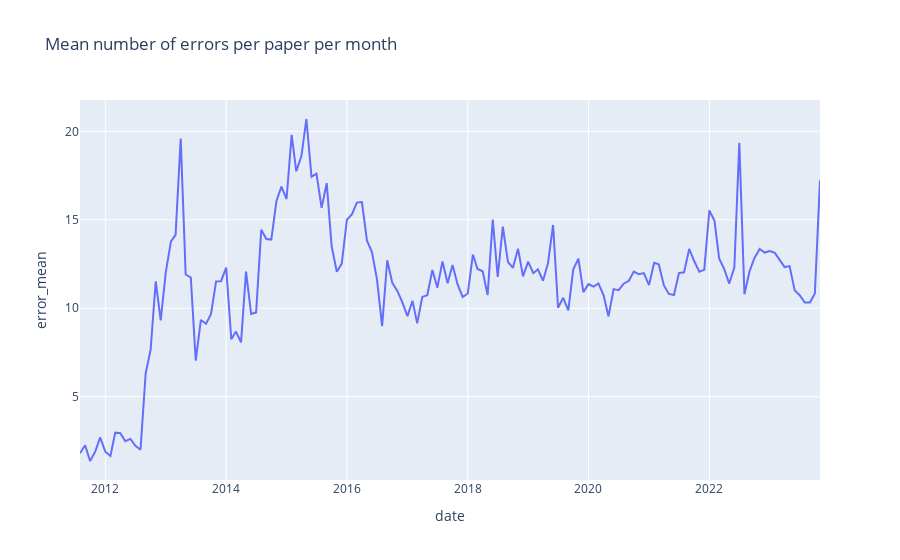
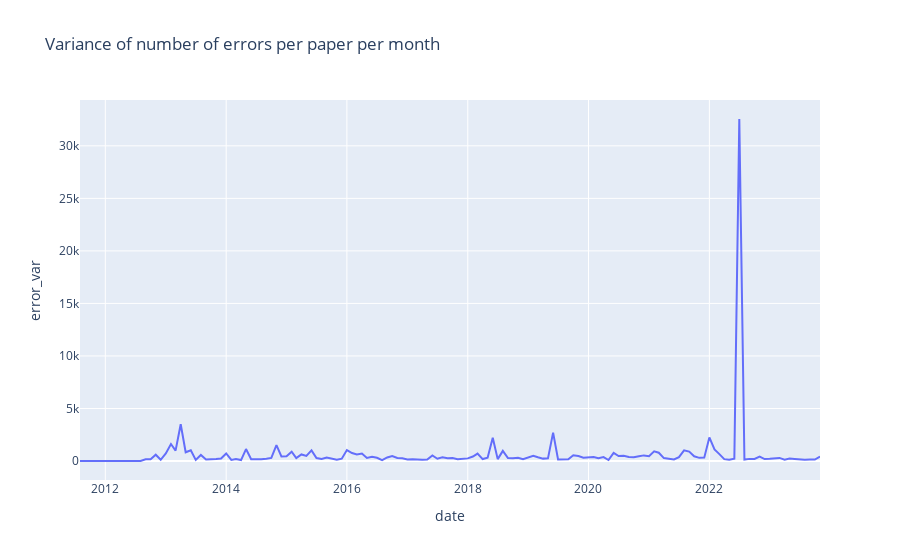

The cell these charts' notebook holds for them, in order:
### Code cell
df = pd.read_csv("news/news_errors.csv")
# group the papers based on year and month and compute both the mean and the variance for num_errors
agg_df = (
    df.groupby(["year", "month"]).agg({"num_errors": ["mean", "var"]}).reset_index()
)
# make the columns just year, month, error_mean, error_var
agg_df.columns = ["year", "month", "error_mean", "error_var"]
agg_df.dropna(inplace=True)
agg_df.set_index(["year", "month"], inplace=True)
agg_df.sort_index(inplace=True)
# make a date column using the year and month columns
agg_df["date"] = pd.to_datetime(
    agg_df.index.to_flat_index().map(lambda x: f"{x[0]}-{x[1]}")
)
# draw the plot, one for the mean and one for the variance using plotly
fig = px.line(
    agg_df, x="date", y="error_mean", title="Mean number of errors per paper per month"
)
fig.show()

fig = px.line(
    agg_df,
    x="date",
    y="error_var",
    title="Variance of number of errors per paper per month",
)
fig.show()

### Figure 1 — Plotly figure (JSON) as saved in the notebook; plotly's stock layout.template omitted (floating-point values rounded to 4 significant figures; data arrays with more than 128 entries replaced by an {"elided": "..."} marker saying what was removed)
{"data": [{"hovertemplate": "date=%{x}<br>error_mean=%{y}<extra></extra>", "legendgroup": "", "line": {"color": "#636efa", "dash": "solid"}, "marker": {"symbol": "circle"}, "mode": "lines", "name": "", "orientation": "v", "showlegend": false, "type": "scatter", "x": {"elided": "148 str values"}, "xaxis": "x", "y": {"elided": "148 float values"}, "yaxis": "y"}], "layout": {"legend": {"tracegroupgap": 0}, "title": {"text": "Mean number of errors per paper per month"}, "xaxis": {"anchor": "y", "domain": [0, 1], "title": {"text": "date"}}, "yaxis": {"anchor": "x", "domain": [0, 1], "title": {"text": "error_mean"}}}}

### Figure 2 — Plotly figure (JSON) as saved in the notebook; plotly's stock layout.template omitted (floating-point values rounded to 4 significant figures; data arrays with more than 128 entries replaced by an {"elided": "..."} marker saying what was removed)
{"data": [{"hovertemplate": "date=%{x}<br>error_var=%{y}<extra></extra>", "legendgroup": "", "line": {"color": "#636efa", "dash": "solid"}, "marker": {"symbol": "circle"}, "mode": "lines", "name": "", "orientation": "v", "showlegend": false, "type": "scatter", "x": {"elided": "148 str values"}, "xaxis": "x", "y": {"elided": "148 float values"}, "yaxis": "y"}], "layout": {"legend": {"tracegroupgap": 0}, "title": {"text": "Variance of number of errors per paper per month"}, "xaxis": {"anchor": "y", "domain": [0, 1], "title": {"text": "date"}}, "yaxis": {"anchor": "x", "domain": [0, 1], "title": {"text": "error_var"}}}}
